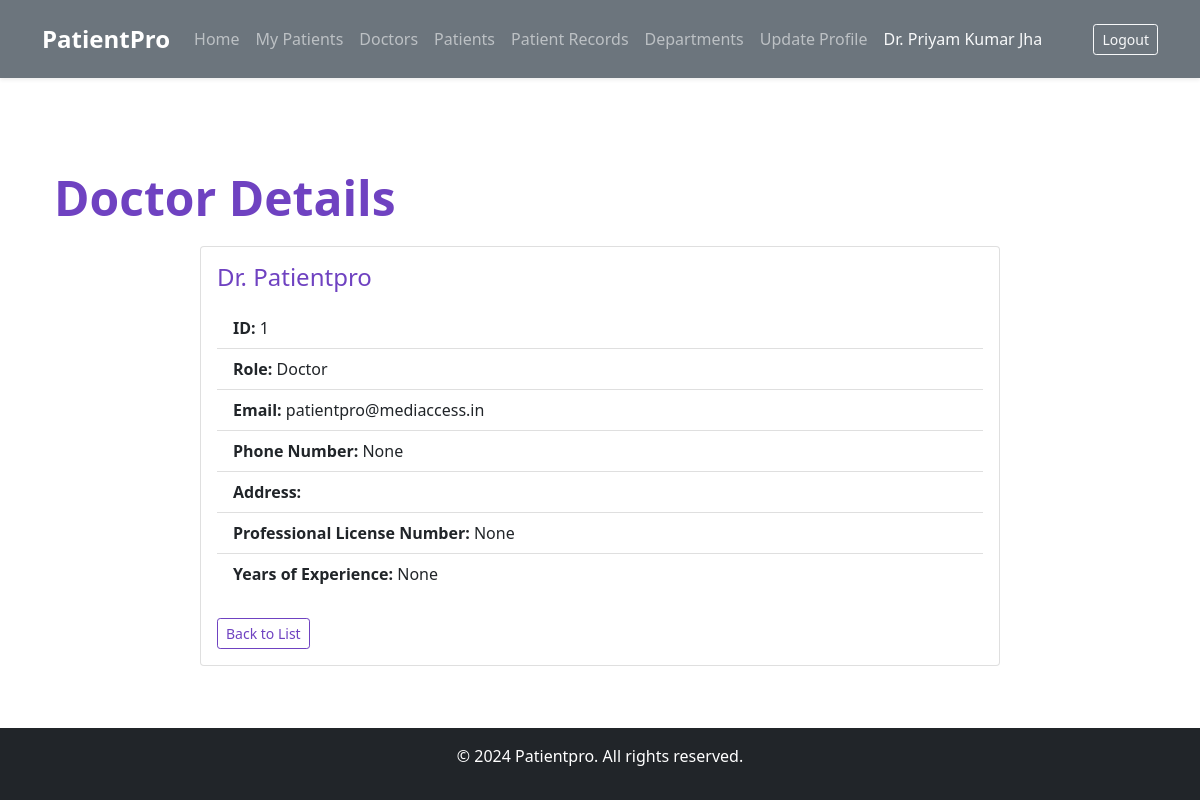
The app's page /doctors/1/ (signed in) with its own data.
### MediAccess/models.py (models this page shows)
class CustomUser(AbstractUser):
    USER_TYPE_CHOICES = (
        ('patient', 'Patient'),
        ('doctor', 'Doctor'),
    )
    user_type = models.CharField(max_length=10, choices=USER_TYPE_CHOICES)
    department = models.ForeignKey(Department, on_delete=models.SET_NULL, null=True, blank=True)
    email = models.EmailField(unique=True)
    full_name = models.CharField(max_length=255)
    phone_number = models.CharField(max_length=15, blank=True, null=True)
    address = models.TextField(blank=True, null=True)
    professional_license_number = models.CharField(max_length=100, blank=True, null=True)
    years_of_experience = models.PositiveIntegerField(blank=True, null=True)
    objects = CustomUserManager()

### MediAccess/views.py (the view)
# urls.py: path('doctors/<int:doctor_id>/', doctor_detail, name='doctor_detail'),
@login_required
def doctor_detail(request, doctor_id):
    doctor = CustomUser.objects.get(id=doctor_id, user_type='doctor')
    is_own_profile = (request.user.id == doctor_id)
    return render(request, 'doctor_detail.html', {'doctor': doctor, 'is_own_profile': is_own_profile})

### templates/doctor_detail.html (shortened to what this page needs)
{% extends "base.html" %}
{% block content %}
<div class="container mt-5">
    <h1 class="display-5 fw-bold lh-1 mb-4 text-primary">Doctor Details</h1>
    <div class="card mx-auto" style="max-width: 800px;">
        <div class="card-body">
            <h4 class="card-title mb-3 text-primary">Dr. {{ doctor.full_name|title }}</h4>
            <ul class="list-group list-group-flush">
                <li class="list-group-item"><strong>ID:</strong> {{ doctor.id }}</li>
                <li class="list-group-item"><strong>Role:</strong> {{ doctor.get_user_type_display }}</li>
                <li class="list-group-item"><strong>Email:</strong> {{ doctor.email }}</li>
                <li class="list-group-item"><strong>Phone Number:</strong> {{ doctor.phone_number }}</li>
                <li class="list-group-item"><strong>Address:</strong> {{ doctor.address|capfirst }}</li>
                <li class="list-group-item"><strong>Professional License Number:</strong> {{ doctor.professional_license_number|title }}</li>
                <li class="list-group-item"><strong>Years of Experience:</strong> {{ doctor.years_of_experience }}</li>
            </ul>
            <div class="d-flex justify-content-between mt-4">
                <a href="{% url 'doctor_list' %}" class="btn btn-outline-primary btn-sm me-2">Back to List</a>
            </div>
        </div>
    </div>
</div>
{% endblock %}

### templates/base.html (shortened to what this page needs)
{% load widget_tweaks %}
<!doctype html>
<html lang="en">
<head>
    <link href="https://cdn.jsdelivr.net/npm/bootstrap@5.0.2/dist/css/bootstrap.min.css" rel="stylesheet"
>
    <link rel="stylesheet" href="https://cdnjs.cloudflare.com/ajax/libs/font-awesome/4.7.0/css/font-awesome.min.css">
</head>
<body class="d-flex flex-column min-vh-100">
    <nav class="navbar navbar-expand-lg navbar-dark bg-secondary shadow-sm py-3">
        <div class="container">
            <a class="navbar-brand fw-bold" href="{% url 'home' %}">PatientPro</a>
            <div class="collapse navbar-collapse" id="navbarSupportedContent">
                {% if request.user.is_authenticated %}
                    {% if user.user_type == 'doctor' %}
                    <ul class="navbar-nav me-auto mb-2 mb-lg-0">
                        <li class="nav-item">
                            <a class="nav-link {% if request.resolver_match.url_name == 'doctor_dashboard' %}active{% endif %}"
                                aria-current="page" href="{% url 'doctor_dashboard' %}">Home</a>
                        </li>
                        <li class="nav-item">
                            <a class="nav-link {% if request.resolver_match.url_name == 'my_patients' %}active{% endif %}"
                                href="{% url 'my_patients' %}">My Patients</a>
                        </li>
                        <li class="nav-item">
                            <a class="nav-link {% if request.resolver_match.url_name == 'doctor_list' %}active{% endif %}"
                                href="{% url 'doctor_list' %}">Doctors</a>
                        </li>
                        <li class="nav-item">
                            <a class="nav-link {% if request.resolver_match.url_name == 'patient_list' %}active{% endif %}"
                                href="{% url 'patient_list' %}">Patients</a>
                        </li>
                        <li class="nav-item">
                            <a class="nav-link {% if request.resolver_match.url_name == 'patient-records' %}active{% endif %}"
                                href="{% url 'patient-records' %}">Patient Records</a>
                        </li>
                        <li class="nav-item">
                            <a class="nav-link {% if request.resolver_match.url_name == 'department_list' %}active{% endif %}"
                                href="{% url 'department_list' %}">Departments</a>
                        </li>
                        <li class="nav-item">
                            <a class="nav-link {% if request.resolver_match.url_name == 'update_doctor' %}active{% endif %}"
                                href="{% url 'update_doctor' request.user.id %}">Update Profile</a>
                        </li>
                        <li class="nav-item">
                            <span class="nav-link disabled text-light">Dr. {{ user.full_name|title }}</span>
                        </li>
                    </ul>
                    {% endif %}
                    <a href="{% url 'logout' %}" class="btn btn-outline-light btn-sm ms-lg-3">Logout</a>
                {% endif %}
            </div>
        </div>
    </nav>
    <div class="container flex-grow-1 mt-5 mb-5">
        {% block content %}
        {% endblock content %}
    </div>
    <footer class="footer bg-dark text-white text-center py-3">
        <p>&copy; 2024 Patientpro. All rights reserved.</p>
    </footer>
</body>
</html>

### templates/base.html (style rules this page uses)
.navbar { transition: all 0.3s ease; }
.navbar-brand { font-size: 1.5rem; }
.nav-link { transition: color 0.2s ease-in-out; }

### templates/doctor_detail.html (style rules this page uses)
.btn-outline-primary { border-color: #6f42c1; color: #6f42c1; }
.text-primary { color: #6f42c1 !important; }

### records on screen
CustomUser: full_name "Priyam Kumar Jha"
CustomUser: full_name "Patientpro", id "1", user_type "Doctor", email "patientpro@mediaccess.in", phone_number "None", professional_license_number "None", years_of_experience "None"
